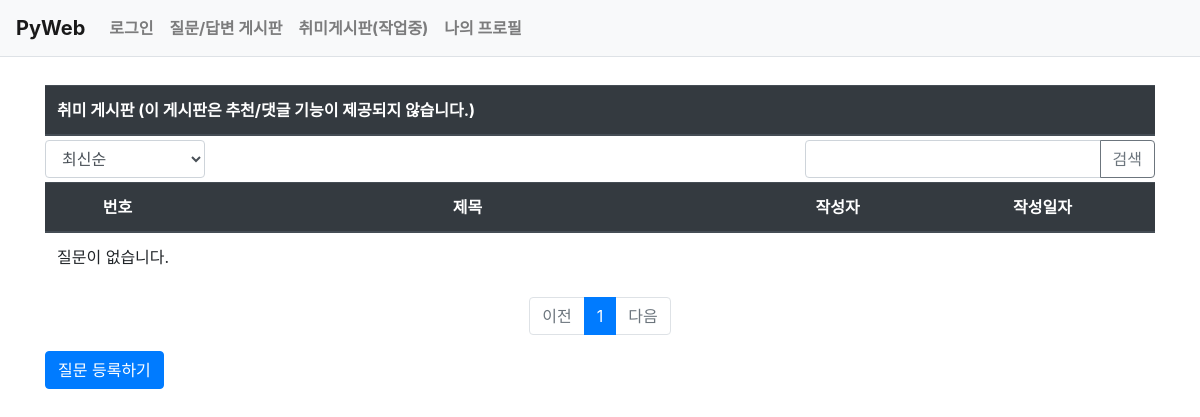
/pybo2/, run on an earlier commit of the app's database.
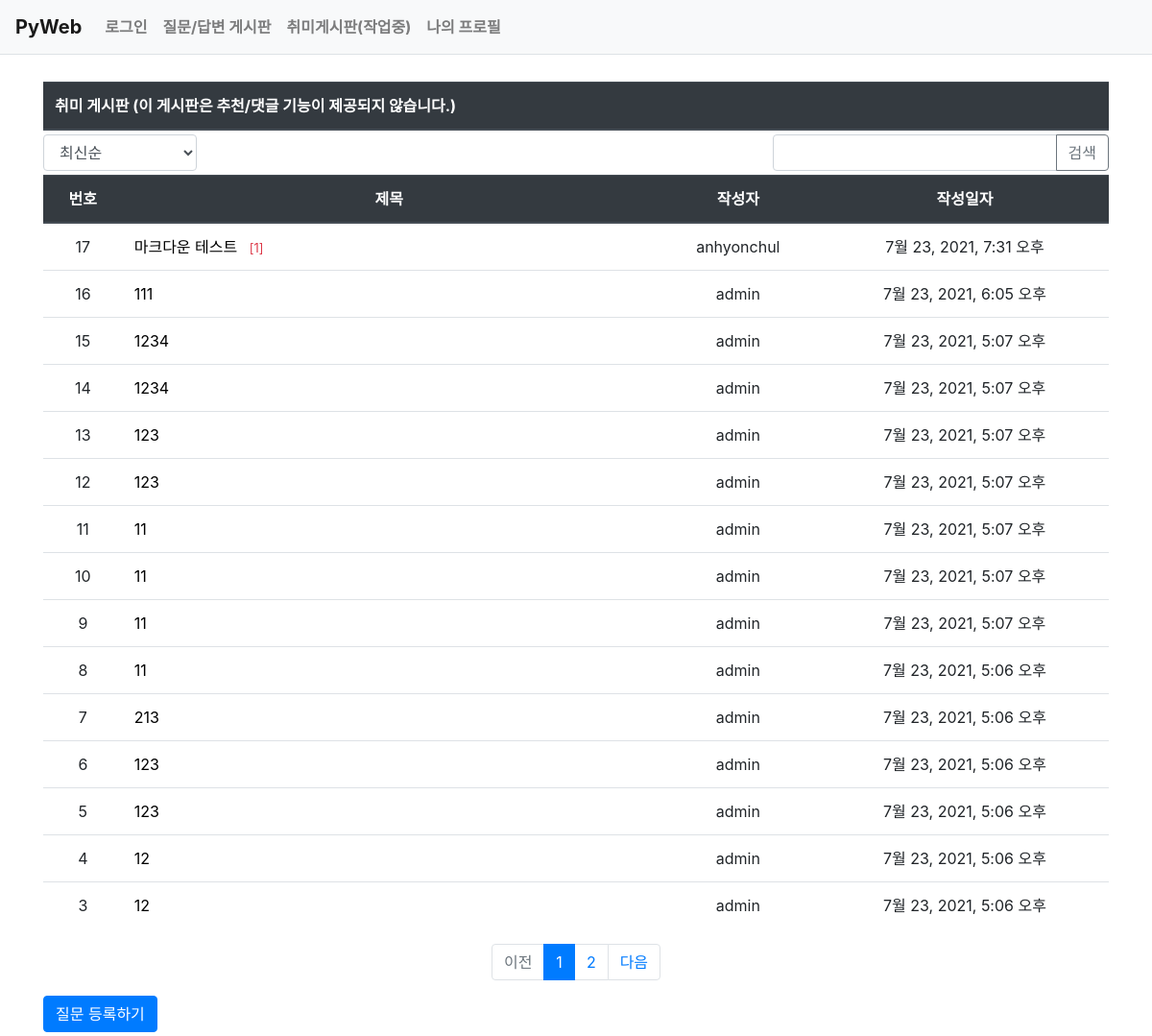
And on a later commit of the database.
### pybo2/models.py (models this page shows, shortened)
class Question(models.Model):
    author = models.ForeignKey(User, on_delete=models.CASCADE)
    subject = models.CharField(max_length=200)
    content = models.TextField()
    create_date = models.DateTimeField()
    modify_date = models.DateTimeField(null=True, blank=True)

### pybo2/views.py (the view, shortened to what this page needs)
# urls.py: path('', base_views.index, name='index'),
def index(request):
    page = request.GET.get('page', '1')
    kw = request.GET.get('kw', '')
    so = request.GET.get('so', 'recent')
    if so == 'popular':
        question_list = Question.objects.annotate(num_answer=Count('answer')).order_by('-num_answer', '-create_date')
    else:  # recent
        question_list = Question.objects.order_by('-create_date')
    paginator = Paginator(question_list, 15)
    page_obj = paginator.get_page(page)
    context = {'question_list': page_obj, 'page': page, 'kw': kw}
    return render(request, 'pybo2/question_list.html', context)

### pybo2/templatetags/pybo_filter.py (called while the page is built)
@register.filter
def sub(value, arg):
    return value - arg

### templates/pybo2/question_list.html (shortened to what this page needs)
{% extends 'base.html' %}
{% load pybo_filter %}
{% block content %}
<br>
<div class="container my-1">
    <table class="table my-1">
        <thead>
            <tr class="thead-dark">
                <th>취미 게시판 (이 게시판은 추천/댓글 기능이 제공되지 않습니다.)</th>
            </tr>
        </thead>
    </table>
</div>
<div class="container my-1">
    <div class="row justify-content-between my-1">
        <div class="col-2">
            <select class="form-control so">
                <option value="recent" {% if so == 'recent' %}selected{% endif %}>최신순</option>
            </select>
        </div>
        <div class="col-4 input-group">
            <input type="text" class="form-control kw" value="{{ kw|default_if_none:'' }}">
            <div class="input-group-append">
                <button class="btn btn-outline-secondary" type="button" id="btn_search">검색</button>
            </div>
        </div>
    </div>
    <table class="table">
        <thead>
        <tr class="text-center thead-dark">
            <th>번호</th>
            <th style="width:50%">제목</th>
            <th>작성자</th>
            <th>작성일자</th>
        </tr>
        </thead>
        <tbody>
        {% if question_list %}
        {% for question in question_list %}
        <tr class="text-center">
            <td>{{ question_list.paginator.count|sub:question_list.start_index|sub:forloop.counter0|add:1 }}</td>
            <td class="text-left">
                <a href="{% url 'pybo2:detail' question.id %}" style="color:black">{{ question.subject }}</a>
                {% if question.answer_set.count > 0 %}
                <span class="text-danger small ml-2">[{{ question.answer_set.count }}]</span>
                {% endif %}
            </td>
            <td>
                {{ question.author.username }}
            </td>
            <td>
                {{ question.create_date }}
            </td>
        </tr>
        {% endfor %}
        {% else %}
        <tr>
            <td colspan="3">질문이 없습니다.</td>
        </tr>
        {% endif %}
        </tbody>
    </table>
    <ul class="pagination justify-content-center">
        {% if question_list.has_previous %}
        <li class="page-item">
            <a class="page-link" data-page="{{ question_list.previous_page_number }}" href="#">이전</a>
        </li>
        {% else %}
        <li class="page-item disabled">
            <a class="page-link" tabindex="-1" aria-disabled="true" href="#">이전</a>
        </li>
        {% endif %}
        {% for page_number in question_list.paginator.page_range %}
        {% if page_number >= question_list.number|add:-5 and page_number <= question_list.number|add:5 %}
            {% if page_number == question_list.number %}
            <li class="page-item active" aria-current="page">
                <a class="page-link" data-page="{{ page_number }}" href="#">
                    {{ page_number }}
                </a>
            </li>
            {% else %}
            <li class="page-item">
                <a class="page-link" data-page="{{ page_number }}" href="#">
                    {{ page_number }}
                </a>
            </li>
            {% endif %}
        {% endif %}
        {% endfor %}
        {% if question_list.has_next %}
        <li class="page-item">
            <a class="page-link" data-page="{{ question_list.next_page_number }}" href="#">다음</a>
        </li>
        {% else %}
        <li class="page-item disabled">
            <a class="page-link" tabindex="-1" aria-disabled="true" href="#">다음</a>
        </li>
        {% endif %}
    </ul>
    <a href="{% url 'pybo2:question_create' %}" class="btn btn-primary">질문 등록하기</a>
</div>
{% endblock %}

### templates/base.html (shortened to what this page needs)
{% load static %}
<!doctype html>
<html lang="ko">
<head>
    <link rel="stylesheet" type="text/css" href="{% static 'bootstrap.css' %}">
    <link rel="stylesheet" type="text/css" href="{% static 'style.css' %}">
</head>
<body>
{% include "navbar.html" %}
{% block content %}
{% endblock %}
</body>
</html>

### templates/navbar.html (shortened to what this page needs)
<nav class="navbar navbar-expand-lg navbar-light bg-light border-bottom">
    <a class="navbar-brand" href="{% url 'pybo:index' %}"><strong>PyWeb</strong></a>
    <div class="collapse navbar-collapse flex-grow-0" id="navbarNav">
        <ul class="navbar-nav">
            <li class="nav-item">
                {% if user.is_authenticated %}
                <a class="nav-link" href="{% url 'common:logout' %}">
                    <strong>{{ user.username }} (로그아웃)</strong></a>
                {% else %}
                <a class="nav-link" href="{% url 'common:login' %}"><strong>로그인</strong></a>
                {% endif %}
            </li>
            <li class="nav-item">
                <a class="nav-link" href="{% url 'pybo:board' %}"><strong>질문/답변 게시판</strong></a>
            </li>
            <li class="nav-item">
                <a class="nav-link" href="{% url 'pybo2:index' %}"><strong>취미게시판(작업중)</strong></a>
            </li>
            <li class="nav-item">
                <a class="nav-link" href="{% url 'pybo:profile' %}"><strong>나의 프로필</strong></a>
            </li>
        </ul>
    </div>
</nav>

What changed in the data, as far as the page shows it:
added Question: paginator.count|sub "17", subject "마크다운 테스트", answer_set.count "1", author.username "anhyonchul", create_date "7월 23, 2021, 7:31 오후"
added Question: paginator.count|sub "16", subject "111", author.username "admin", create_date "7월 23, 2021, 6:05 오후"
added Question: paginator.count|sub "15", subject "1234", author.username "admin", create_date "7월 23, 2021, 5:07 오후"
added Question: paginator.count|sub "14", subject "1234", author.username "admin", create_date "7월 23, 2021, 5:07 오후"
added Question: paginator.count|sub "13", subject "123", author.username "admin", create_date "7월 23, 2021, 5:07 오후"
added Question: paginator.count|sub "12", subject "123", author.username "admin", create_date "7월 23, 2021, 5:07 오후"
added Question: paginator.count|sub "11", subject "11", author.username "admin", create_date "7월 23, 2021, 5:07 오후"
added Question: paginator.count|sub "10", subject "11", author.username "admin", create_date "7월 23, 2021, 5:07 오후"
added Question: paginator.count|sub "9", subject "11", author.username "admin", create_date "7월 23, 2021, 5:07 오후"
added Question: paginator.count|sub "8", subject "11", author.username "admin", create_date "7월 23, 2021, 5:06 오후"
added Question: paginator.count|sub "7", subject "213", author.username "admin", create_date "7월 23, 2021, 5:06 오후"
added Question: paginator.count|sub "6", subject "123", author.username "admin", create_date "7월 23, 2021, 5:06 오후"
added Question: paginator.count|sub "5", subject "123", author.username "admin", create_date "7월 23, 2021, 5:06 오후"
added Question: paginator.count|sub "4", subject "12", author.username "admin", create_date "7월 23, 2021, 5:06 오후"
added Question: paginator.count|sub "3", subject "12", author.username "admin", create_date "7월 23, 2021, 5:06 오후"
Also different on the page:
new list line: "2"
text no longer shown: "질문이 없습니다."
